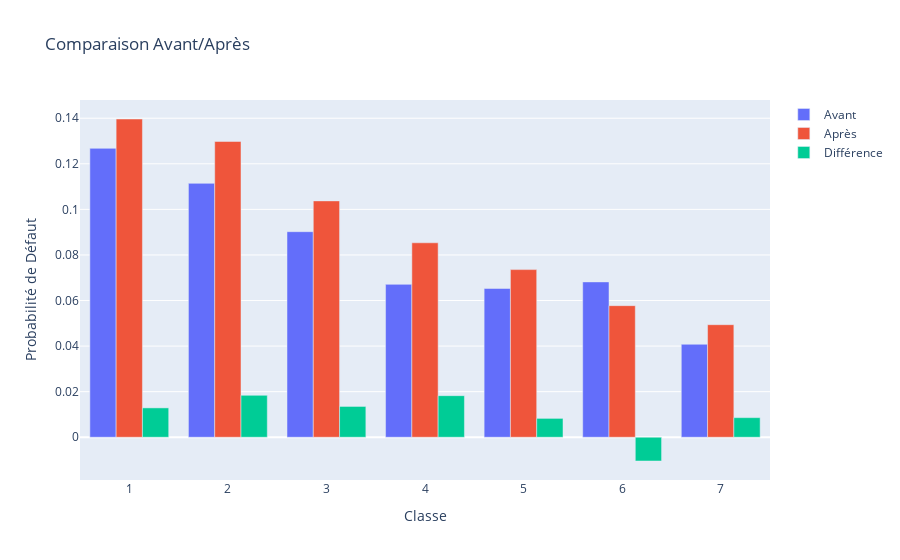

Notebook code cell kept with this figure:
### Code cell
import plotly.graph_objects as go

# Données avant et après
classes = default_proba_avant['Classe']
prob_avant = default_proba_avant['Probabilité_Défaut']
prob_apres = default_proba_apres['Probabilité_Défaut']

# Calcul des différences
diff_prob = [p2 - p1 for p1, p2 in zip(prob_avant, prob_apres)]

# Création des traces
trace_avant = go.Bar(x=classes, y=prob_avant, name='Avant')
trace_apres = go.Bar(x=classes, y=prob_apres, name='Après')
trace_diff = go.Bar(x=classes, y=diff_prob, name='Différence')

# Création de la figure
fig = go.Figure(data=[trace_avant, trace_apres, trace_diff])

# Mise en forme du graphique
fig.update_layout(
    title='Comparaison Avant/Après',
    xaxis=dict(title='Classe'),
    yaxis=dict(title='Probabilité de Défaut'),
    barmode='group'
)

fig.show()

### Figure 1 — Plotly figure (JSON) as saved in the notebook; plotly's stock layout.template omitted (floating-point values rounded to 4 significant figures)
{"data": [{"name": "Avant", "type": "bar", "x": [1, 2, 3, 4, 5, 6, 7], "y": [0.1268, 0.1114, 0.09021, 0.06709, 0.06529, 0.06817, 0.04079]}, {"name": "Après", "type": "bar", "x": [1, 2, 3, 4, 5, 6, 7], "y": [0.1397, 0.1298, 0.1037, 0.08534, 0.07357, 0.05774, 0.04939]}, {"name": "Différence", "type": "bar", "x": [1, 2, 3, 4, 5, 6, 7], "y": [0.01288, 0.01839, 0.01352, 0.01825, 0.008277, -0.01043, 0.008598]}], "layout": {"barmode": "group", "title": {"text": "Comparaison Avant/Après"}, "xaxis": {"title": {"text": "Classe"}}, "yaxis": {"title": {"text": "Probabilité de Défaut"}}}}
